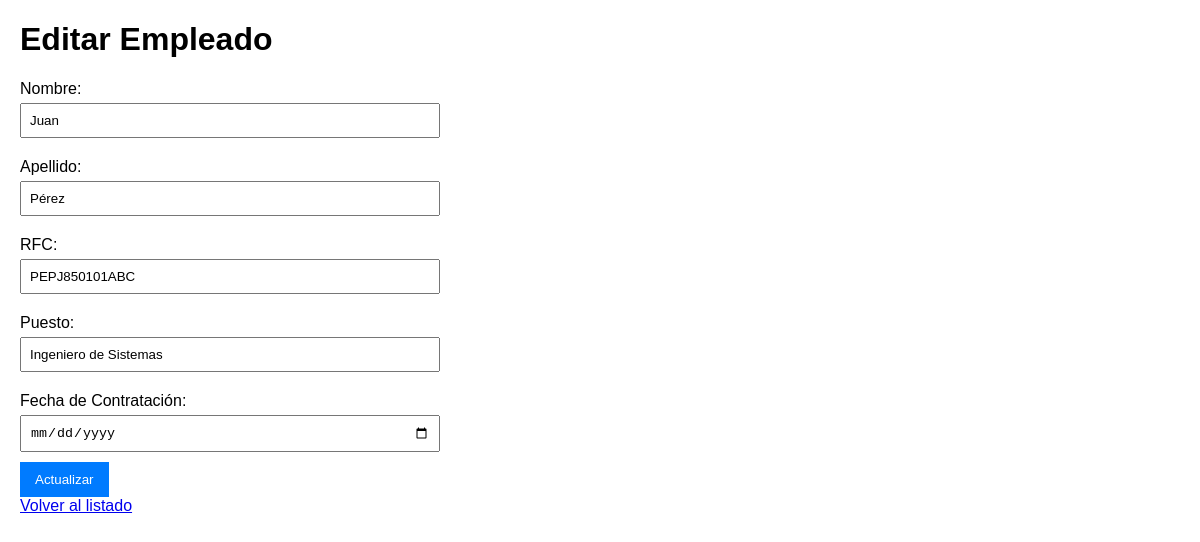
Screenshot of /editar/1/ with the database file from the repository.
### app_empleados/models.py (models this page shows, shortened)
class Empleado(models.Model):
    nombre_empleado = models.CharField(max_length=100)
    apellido_empleado = models.CharField(max_length=100)
    rfc_empleado = models.CharField(max_length=13, unique=True)
    puesto_empleado = models.CharField(max_length=100)
    contratacion_empleado = models.DateField()

### app_empleados/views.py (the view, shortened to what this page needs)
# urls.py: path('editar/<int:id>/', views.editar_empleados, name='editar_empleados'),
def editar_empleados(request, id):
    empleado = get_object_or_404(Empleado, id=id)
    return render(request, 'editar_empleados.html', {'empleado': empleado})

### app_empleados/templates/editar_empleados.html (shortened to what this page needs)
<!DOCTYPE html>
<html lang="es">
<head>
</head>
<body>
    <h1>Editar Empleado</h1>
    <form method="post">
        <label>Nombre:</label>
        <input type="text" name="nombre_empleado" value="{{ empleado.nombre_empleado }}" required>
        <label>Apellido:</label>
        <input type="text" name="apellido_empleado" value="{{ empleado.apellido_empleado }}"  required>
        <label>RFC:</label>
        <input type="text" name="rfc_empleado" value="{{ empleado.rfc_empleado }}"  required>
        <label>Puesto:</label>
        <input type="text" name="puesto_empleado" value="{{ empleado.puesto_empleado }}"  required>
        <label for="contratacion_empleado">Fecha de Contratación:</label>
        <input type="date" id="contratacion_empleado" name="contratacion_empleado" value="{{ empleado.contratacion_empleado }}"  required>
        <button type="submit">Actualizar</button>
    </form>
    <a href="/">Volver al listado</a>
</body>
</html>

### app_empleados/templates/editar_empleados.html (style rules this page uses)
body { font-family: Arial, sans-serif; margin: 20px; }
form { max-width: 400px; }
label { display: block; margin: 10px 0 5px; }
input { width: 100%; padding: 8px; margin-bottom: 10px; }
button { background-color: #007BFF; color: white; padding: 10px 15px; border: none; cursor: pointer; }

### rows the page displays
Empleado: nombre_empleado "Juan", apellido_empleado "Pérez", rfc_empleado "PEPJ850101ABC", puesto_empleado "Ingeniero de Sistemas"
